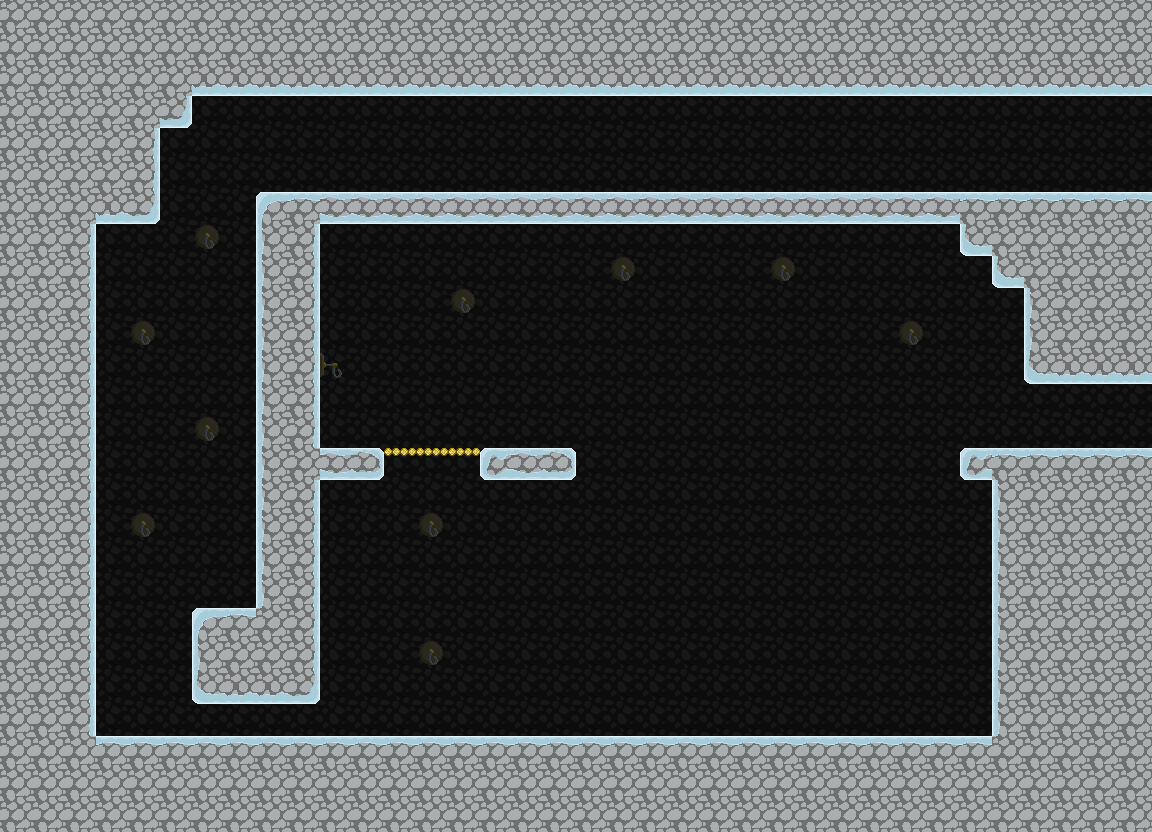

This is a level from a 2D game, rendered from its Tiled map with the project's own tilesets. A one-line summary and the complete map file follow:
An orthogonal 36x26 tile map with 32x32 px tiles, 2 tile layers (tilemap, foreground) and 8 objects (2x door, floorbutton, powerup, wallbutton, slambutton, ...).

<map version="1.0" orientation="orthogonal" width="36" height="26" tilewidth="32" tileheight="32">
 <tileset firstgid="1" name="tilemap" tilewidth="32" tileheight="32">
  <image source="gfx/tilemap.png" width="192" height="320" />
 </tileset>
 <layer name="tilemap" width="36" height="26" opacity="0.34">
  <data encoding="csv">
9,9,9,9,9,9,9,9,9,9,9,9,9,9,9,9,9,9,9,9,9,9,9,9,9,9,9,9,9,9,9,9,9,9,9,9,
9,9,9,9,9,9,9,9,9,9,9,9,9,9,9,9,9,9,9,9,9,9,9,9,9,9,9,9,9,9,9,9,9,9,9,9,
9,9,9,9,9,9,9,9,9,9,9,9,9,9,9,9,9,9,9,9,9,9,9,9,9,9,9,9,9,9,9,9,9,9,9,9,
9,9,9,9,9,9,9,9,9,9,9,9,9,9,9,9,9,9,9,9,9,9,9,9,9,9,9,9,9,9,9,9,9,9,9,9,
9,9,9,9,9,9,9,9,9,9,9,9,9,9,9,9,9,9,9,9,9,9,9,9,9,9,9,9,9,9,9,9,9,9,9,9,
9,9,9,9,9,9,9,9,9,9,9,9,9,9,9,9,9,9,9,9,9,9,9,9,9,9,9,9,9,9,9,9,9,9,9,9,
9,9,9,9,9,9,9,9,9,9,9,9,9,9,9,9,9,9,9,9,9,9,9,9,9,9,9,9,9,9,9,9,9,9,9,9,
9,9,9,9,9,9,40,9,9,9,9,9,9,9,9,9,9,9,9,9,9,9,9,9,9,9,9,9,9,9,9,9,9,9,9,9,
9,9,9,9,9,9,9,9,9,9,9,9,9,9,9,9,9,9,9,40,9,9,9,9,40,9,9,9,9,9,9,9,9,9,9,9,
9,9,9,9,9,9,9,9,9,9,9,9,9,9,40,9,9,9,9,9,9,9,9,9,9,9,9,9,9,9,9,9,9,9,9,9,
9,9,9,9,40,9,9,9,9,9,9,9,9,9,9,9,9,9,9,9,9,9,9,9,9,9,9,9,40,9,9,9,9,9,9,9,
9,9,9,9,9,9,9,9,9,9,39,9,9,9,9,9,9,9,9,9,9,9,9,9,9,9,9,9,9,9,9,9,9,9,9,9,
9,9,9,9,9,9,9,9,9,9,9,9,9,9,9,9,9,9,9,9,9,9,9,9,9,9,9,9,9,9,9,9,9,9,9,9,
9,9,9,9,9,9,40,9,9,9,9,9,9,9,9,9,9,9,9,9,9,9,9,9,9,9,9,9,9,9,9,9,9,9,9,9,
9,9,9,9,9,9,9,9,9,9,9,9,9,9,9,9,9,9,9,9,9,9,9,9,9,9,9,9,9,9,9,9,9,9,9,9,
9,9,9,9,9,9,9,9,9,9,9,9,9,9,9,9,9,9,9,9,9,9,9,9,9,9,9,9,9,9,9,9,9,9,9,9,
9,9,9,9,40,9,9,9,9,9,9,9,9,40,9,9,9,9,9,9,9,9,9,9,9,9,9,9,9,9,9,9,9,9,9,9,
9,9,9,9,9,9,9,9,9,9,9,9,9,9,9,9,9,9,9,9,9,9,9,9,9,9,9,9,9,9,9,9,9,9,9,9,
9,9,9,9,9,9,9,9,9,9,9,9,9,9,9,9,9,9,9,9,9,9,9,9,9,9,9,9,9,9,9,9,9,9,9,9,
9,9,9,9,9,9,9,9,9,9,9,9,9,9,9,9,9,9,9,9,9,9,9,9,9,9,9,9,9,9,9,9,9,9,9,9,
9,9,9,9,9,9,9,9,9,9,9,9,9,40,9,9,9,9,9,9,9,9,9,9,9,9,9,9,9,9,9,9,9,9,9,9,
9,9,9,9,9,9,9,9,9,9,9,9,9,9,9,9,9,9,9,9,9,9,9,9,9,9,9,9,9,9,9,9,9,9,9,9,
9,9,9,9,9,9,9,9,9,9,9,9,9,9,9,9,9,9,9,9,9,9,9,9,9,9,9,9,9,9,9,9,9,9,9,9,
9,9,9,9,9,9,9,9,9,9,9,9,9,9,9,9,9,9,9,9,9,9,9,9,9,9,9,9,9,9,9,9,9,9,9,9,
9,9,9,9,9,9,9,9,9,9,9,9,9,9,9,9,9,9,9,9,9,9,9,9,9,9,9,9,9,9,9,9,9,9,9,9,
9,9,9,9,9,9,9,9,9,9,9,9,9,9,9,9,9,9,9,9,9,9,9,9,9,9,9,9,9,9,9,9,9,9,9,9
</data>
 </layer>
 <layer name="foreground" width="36" height="26">
  <data encoding="csv">
11,11,11,11,11,11,11,11,11,11,11,11,11,11,11,11,11,11,11,11,11,11,11,11,11,11,11,11,11,11,11,11,11,11,11,11,
11,11,11,11,11,11,11,11,11,11,11,11,11,11,11,11,11,11,11,11,11,11,11,11,11,11,11,11,11,11,11,11,11,11,11,11,
11,11,11,11,11,11,17,17,17,17,17,17,17,17,17,17,17,17,17,17,17,17,17,17,17,17,17,17,17,17,17,17,17,17,17,17,
11,11,11,11,11,18,0,0,0,0,0,0,0,0,0,0,0,0,0,0,0,0,0,0,0,0,0,0,0,0,0,0,0,0,0,0,
11,11,11,11,12,0,0,0,0,0,0,0,0,0,0,0,0,0,0,0,0,0,0,0,0,0,0,0,0,0,0,0,0,0,0,0,
11,11,11,11,12,0,0,0,0,0,0,0,0,0,0,0,0,0,0,0,0,0,0,0,0,0,0,0,0,0,0,0,0,0,0,0,
11,11,11,17,18,0,0,0,4,5,13,13,13,13,13,13,13,13,13,13,13,13,13,13,13,13,13,13,13,13,5,5,5,5,5,5,
11,11,12,0,0,0,0,0,10,12,0,0,0,0,0,0,0,0,0,0,0,0,0,0,0,0,0,0,0,0,16,11,11,11,11,11,
11,11,12,0,0,0,0,0,10,12,0,0,0,0,0,0,0,0,0,0,0,0,0,0,0,0,0,0,0,0,0,16,11,11,11,11,
11,11,12,0,0,0,0,0,10,12,0,0,0,0,0,0,0,0,0,0,0,0,0,0,0,0,0,0,0,0,0,0,10,11,11,11,
11,11,12,0,0,0,0,0,10,12,0,0,0,0,0,0,0,0,0,0,0,0,0,0,0,0,0,0,0,0,0,0,10,11,11,11,
11,11,12,0,0,0,0,0,10,12,0,0,0,0,0,0,0,0,0,0,0,0,0,0,0,0,0,0,0,0,0,0,16,17,17,17,
11,11,12,0,0,0,0,0,10,12,0,0,0,0,0,0,0,0,0,0,0,0,0,0,0,0,0,0,0,0,0,0,0,0,0,0,
11,11,12,0,0,0,0,0,10,12,0,0,0,0,0,0,0,0,0,0,0,0,0,0,0,0,0,0,0,0,0,0,0,0,0,0,
11,11,12,0,0,0,0,0,10,11,13,21,50,50,50,19,13,21,0,0,0,0,0,0,0,0,0,0,0,0,19,5,5,5,5,5,
11,11,12,0,0,0,0,0,10,12,0,0,0,0,0,0,0,0,0,0,0,0,0,0,0,0,0,0,0,0,0,10,11,11,11,11,
11,11,12,0,0,0,0,0,10,12,0,0,0,0,0,0,0,0,0,0,0,0,0,0,0,0,0,0,0,0,0,10,11,11,11,11,
11,11,12,0,0,0,0,0,10,12,0,0,0,0,0,0,0,0,0,0,0,0,0,0,0,0,0,0,0,0,0,10,11,11,11,11,
11,11,12,0,0,0,0,0,10,12,0,0,0,0,0,0,0,0,0,0,0,0,0,0,0,0,0,0,0,0,0,10,11,11,11,11,
11,11,12,0,0,0,4,5,11,12,0,0,0,0,0,0,0,0,0,0,0,0,0,0,0,0,0,0,0,0,0,10,11,11,11,11,
11,11,12,0,0,0,10,11,11,12,0,0,0,0,0,0,0,0,0,0,0,0,0,0,0,0,0,0,0,0,0,10,11,11,11,11,
11,11,12,0,0,0,16,17,17,18,0,0,0,0,0,0,0,0,0,0,0,0,0,0,0,0,0,0,0,0,0,10,11,11,11,11,
11,11,12,0,0,0,0,0,0,0,0,0,0,0,0,0,0,0,0,0,0,0,0,0,0,0,0,0,0,0,0,10,11,11,11,11,
11,11,11,5,5,5,5,5,5,5,5,5,5,5,5,5,5,5,5,5,5,5,5,5,5,5,5,5,5,5,5,11,11,11,11,11,
11,11,11,11,11,11,11,11,11,11,11,11,11,11,11,11,11,11,11,11,11,11,11,11,11,11,11,11,11,11,11,11,11,11,11,11,
11,11,11,11,11,11,11,11,11,11,11,11,11,11,11,11,11,11,11,11,11,11,11,11,11,11,11,11,11,11,11,11,11,11,11,11
</data>
 </layer>
 <objectgroup name="objects" width="36" height="26">
  <object name="ButtonOne" type="floorbutton" x="128" y="32" width="64" height="32">
   <properties>
    <property name="door" value="DoorTwo" />
   </properties>
  </object>
  <object name="DoorTwo" type="door" x="384" y="32" width="32" height="64" />
  <object name="Powerup" type="powerup" x="349" y="61" width="32" height="32">
   <properties>
    <property name="powerup" value="7" />
   </properties>
  </object>
  <object name="DoorThree" type="door" x="416" y="32" width="64" height="32" />
  <object name="wallButton" type="wallbutton" x="510" y="412" width="32" height="32">
   <properties>
    <property name="door" value="DoorThree" />
    <property name="left" value="true" />
   </properties>
  </object>
  <object name="ButtonTwo" type="slambutton" x="503" y="48" width="128" height="32">
   <properties>
    <property name="door" value="DoorOne" />
   </properties>
  </object>
  <object name="ButtonOne" type="ceilbutton" x="235" y="59" width="64" height="32">
   <properties>
    <property name="door" value="DoorTwo" />
   </properties>
  </object>
  <object name="mapOneSpawn" type="TravelPoint" x="1024" y="160" width="64" height="32">
   <properties>
    <property name="map" value="" />
    <property name="target" value="" />
   </properties>
  </object>
 </objectgroup>
</map>
